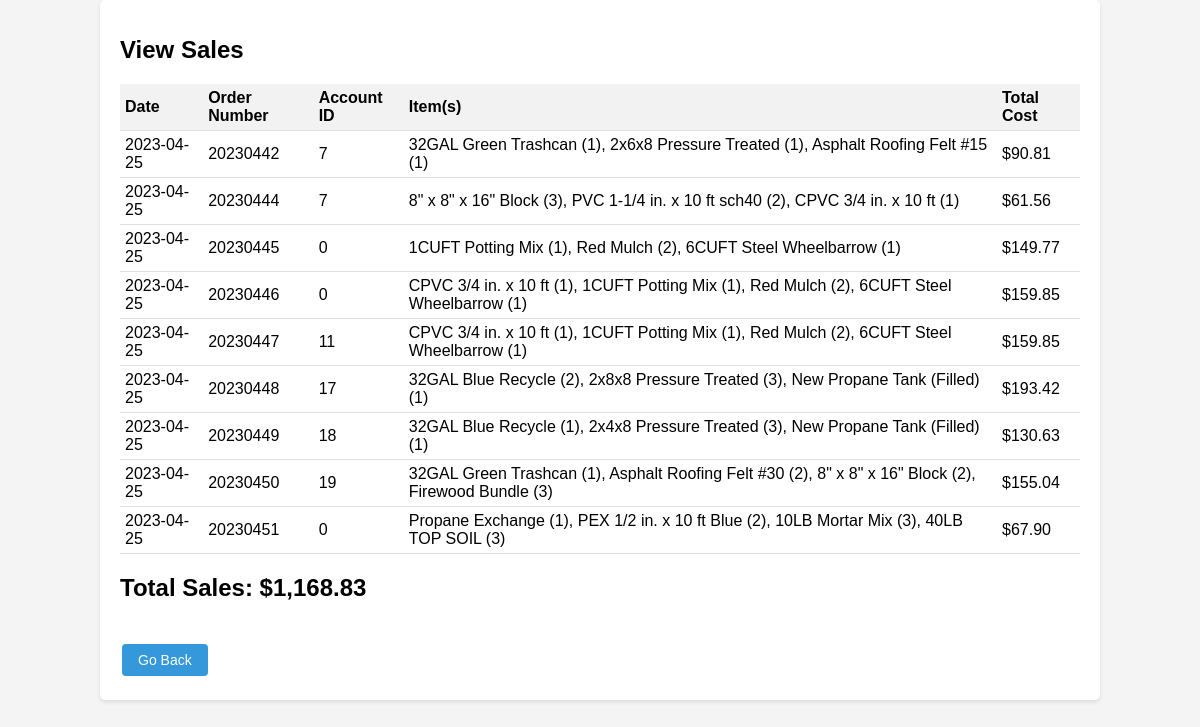
Page /view_sales.php on the committed database.
### tables this page shows
CREATE TABLE `sales` (
  `order_number` int(100) NOT NULL,
  `total` decimal(10,2) NOT NULL,
  `items` varchar(1000) NOT NULL,
  `date` date NOT NULL DEFAULT current_timestamp(),
  `account_id` int(100) NOT NULL
);

### view_sales.php (the view, shortened to what this page needs)
<?php
$total_sales = 0;
?>
<!DOCTYPE html>
<html lang="en">
<head>
</head>
<body>
    <div class="container">
        <h1>View Sales</h1>
        <?php
            $connection = new mysqli('localhost', 'root', '', 'hardstore');
            $sql = "SELECT date, order_number, account_id, items, total FROM sales ";
            $result = $connection->query($sql);
            if ($result->num_rows > 0) {
                echo "<table>";
                echo "<tr>";
                echo "<th>Date</th>";
                echo "<th>Order Number</th>";
                echo "<th>Account ID</th>";
                echo "<th>Item(s)</th>";
                echo "<th>Total Cost</th>";
                echo "</tr>";
                while ($row = $result->fetch_assoc()) {
                    echo "<tr>";
                    echo "<td>" . $row['date'] . "</td>";
                    echo "<td>" . $row['order_number'] . "</td>";
                    echo "<td>" . $row['account_id'] . "</td>";
                    echo "<td>" . $row['items'] . "</td>";
                    echo "<td>" . "$" . $row['total'] . "</td>";
                    echo "</tr>";
                    $total_sales += $row['total'];
                }
                echo "</table>";
            } else {
                echo "No order history found.";
            }
        ?>
            <h2>Total Sales: $<?php echo number_format($total_sales, 2); ?></h2>
        <br>
        <button onclick="window.location.href='account.php'">Go Back</button>
    </div>
</body>
</html>

### view_sales.php (style rules this page uses)
body { font-family: Arial, sans-serif; background-color: #f4f4f4; margin: 0; padding: 0; }
.container { width: 80%; margin: 0 auto; background-color: #fff; padding: 20px; border-radius: 5px; box-shadow: 0 2px 4px rgba(0, 0, 0, 0.1); }
h1 { font-size: 24px; margin-bottom: 20px; }
table { width: 100%; border-collapse: collapse; margin-bottom: 20px; }
th, td { padding: 5px; text-align: left; border-bottom: 1px solid #e0e0e0; }
th { background-color: #f2f2f2; font-weight: bold; }
button { background-color: #3498db; color: white; border: none; border-radius: 4px; padding: 8px 16px; text-align: center; text-decoration: none; font-size: 14px; margin: 4px 2px; cursor: pointer; transition: background-color 0.3s; }

### rows in the picture
sales: date "2023-04-25", order_number "20230442", account "7", items "32GAL Green Trashcan (1), 2x6x8 Pressure Treated (1), Asphalt Roofing Felt #15 (1)", total "90.81"
sales: date "2023-04-25", order_number "20230444", account "7", items "8\" x 8\" x 16\" Block (3), PVC 1-1/4 in. x 10 ft sch40 (2), CPVC 3/4 in. x 10 ft (1)", total "61.56"
sales: date "2023-04-25", order_number "20230445", account "0", items "1CUFT Potting Mix (1), Red Mulch (2), 6CUFT Steel Wheelbarrow (1)", total "149.77"
sales: date "2023-04-25", order_number "20230446", account "0", items "CPVC 3/4 in. x 10 ft (1), 1CUFT Potting Mix (1), Red Mulch (2), 6CUFT Steel Wheelbarrow (1)", total "159.85"
sales: date "2023-04-25", order_number "20230447", account "11", items "CPVC 3/4 in. x 10 ft (1), 1CUFT Potting Mix (1), Red Mulch (2), 6CUFT Steel Wheelbarrow (1)", total "159.85"
sales: date "2023-04-25", order_number "20230448", account "17", items "32GAL Blue Recycle (2), 2x8x8 Pressure Treated (3), New Propane Tank (Filled) (1)", total "193.42"
sales: date "2023-04-25", order_number "20230449", account "18", items "32GAL Blue Recycle (1), 2x4x8 Pressure Treated (3), New Propane Tank (Filled) (1)", total "130.63"
sales: date "2023-04-25", order_number "20230450", account "19", items "32GAL Green Trashcan (1), Asphalt Roofing Felt #30 (2), 8\" x 8\" x 16\" Block (2), Firewood Bundle (3)", total "155.04"
sales: date "2023-04-25", order_number "20230451", account "0", items "Propane Exchange (1), PEX 1/2 in. x 10 ft Blue (2), 10LB Mortar Mix (3), 40LB TOP SOIL (3)", total "67.90"

### other values in the picture
$total_sales "1,168.83"
